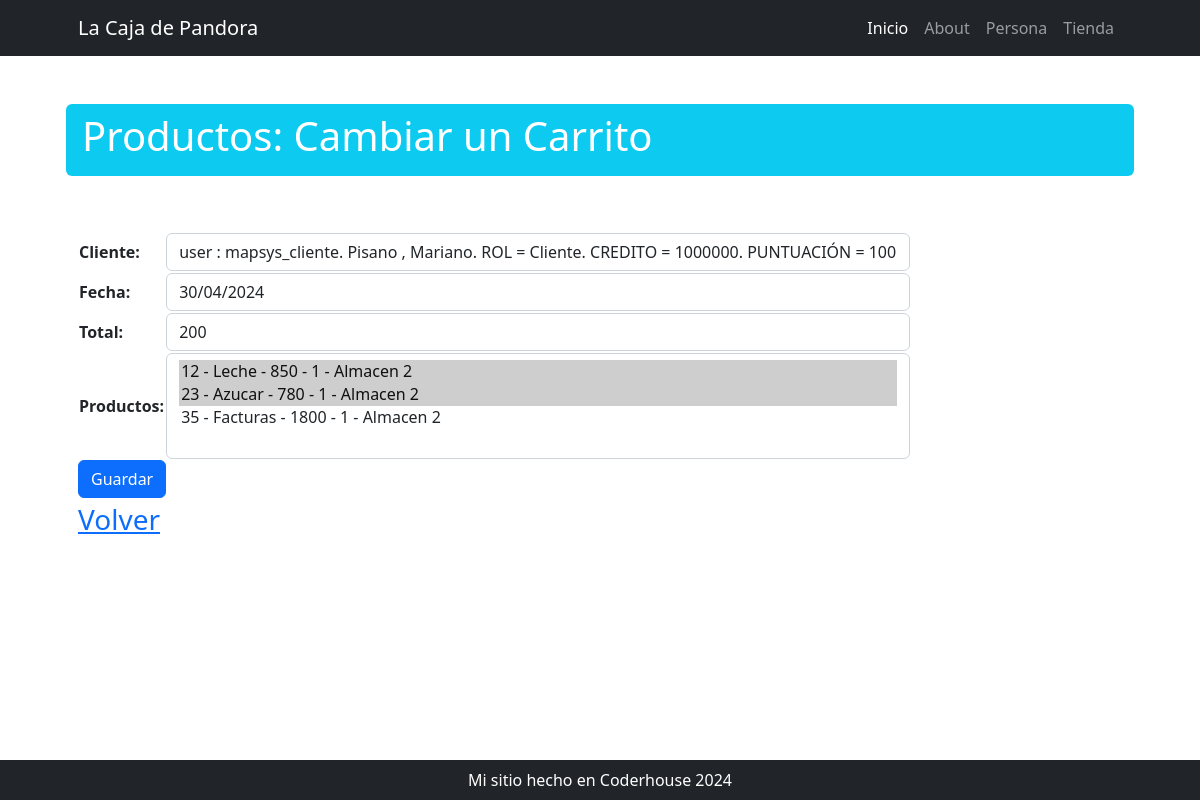
The app's page /tienda/carrito/update/1, older data.
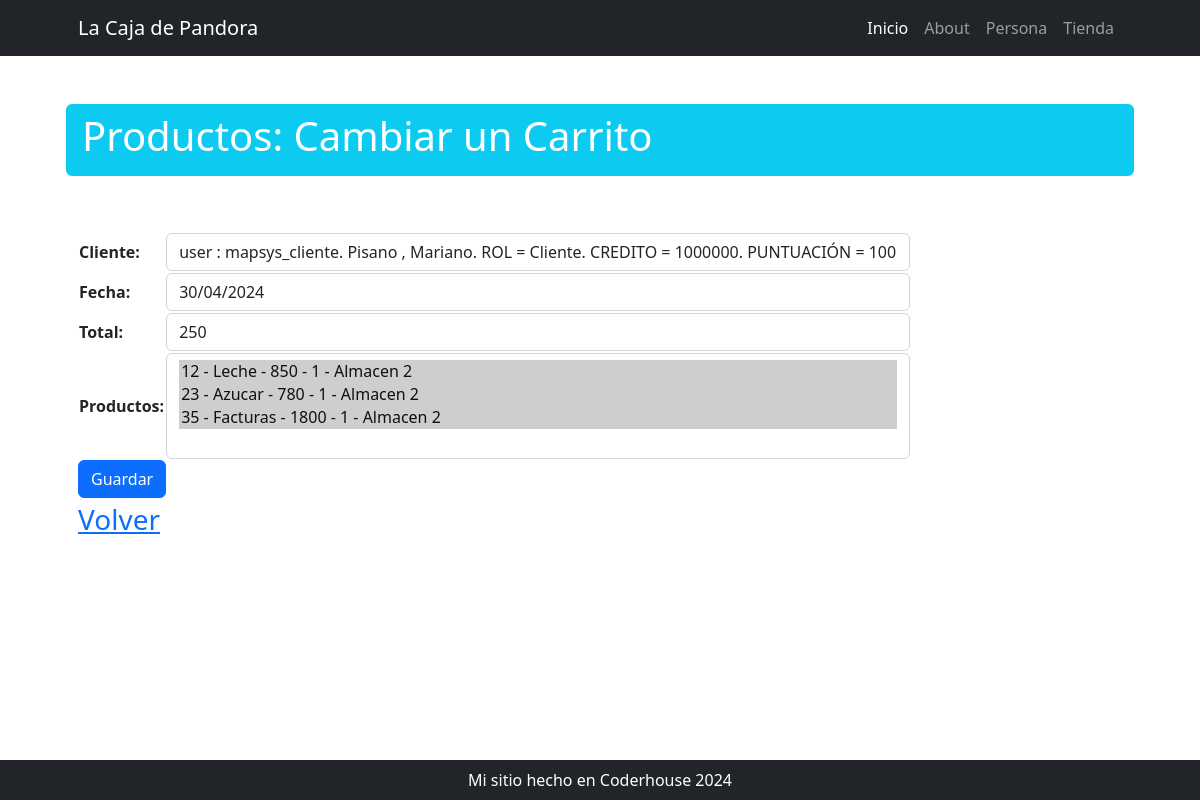
The same page, newer data.
### tienda/models.py (models this page shows, shortened)
class Carrito(models.Model):
    cliente = models.ForeignKey(modelPersona.Cliente, on_delete=models.CASCADE)
    fecha = models.DateField()
    total = models.IntegerField(null=True, blank=True)
    productos = models.ManyToManyField(Producto)

### tienda/views.py (the view)
# urls.py: path("carrito/update/<int:pk>", views.carrito_update, name="carrito_update"),
def carrito_update(request, pk: int):
    query = models.Carrito.objects.get(id=pk)
    if request.method == "POST":
        form = forms.CarritoForm(request.POST, instance=query)
        if form.is_valid:
            form.save()
            return redirect("tienda:carrito_list")
    else:  # request.method == "GET"
        form = forms.CarritoForm(instance=query)
    return render(request, "tienda/carrito_update.html", context={"form": form})

### tienda/forms.py
class CarritoForm(forms.ModelForm):
    class Meta:
        model = models.Carrito
        fields = "__all__"
        widgets = {
            "cliente": forms.Select(attrs={"class": "form-control"}),
            "fecha": forms.DateInput(attrs={"class": "form-control"}),
            "total": forms.TextInput(attrs={"class": "form-control"}),
            "productos": forms.SelectMultiple(attrs={"class": "form-control"}),
        }

### persona/models.py (called while the page is built)
    def __str__(self):
        return self.nombre

    def __str__(self):
        return f"user : {self.user}. {self.apellido} , {self.nombre}. ROL = {self.rol}"

    def __str__(self):
        return super().__str__() + f". CREDITO = {self.credito}. PUNTUACIÓN = {self.puntuacion}"

### tienda/models.py (called while the page is built)
    def __str__(self):
        return f"{self.codigo} - {self.nombre}"

    def __str__(self):
        return f"{self.codigo} - {self.nombre} - {self.precio} - {self.categoria}"

### tienda/templates/tienda/carrito_update.html (shortened to what this page needs)
{% extends 'core/base.html' %}
{% block titulo %}
    Productos: Cambiar un Carrito
{% endblock titulo %}
{% block contenido %}
    <form method="post">
        <table>
            {{ form.as_table }}
        </table>
        <button type="submit" class="btn btn-primary">Guardar</button>
    </form>
    <div class="fs-3 pb-4">
        <a href="{% url 'tienda:carrito_list' %}">Volver</a>
    </div>
{% endblock contenido %}

Row changes from the older to the newer data that the page shows:
changed Carrito: total "200" → "250"
Text that changed along with them:
form field productos: "12 - Leche - 850 - 1 - Almacen 2 ☑ / 23 - Azucar - 780 - 1 - Almacen 2 ☑ / 35 - Facturas - 1800 - 1 - Almacen 2" → "12 - Leche - 850 - 1 - Almacen 2 ☑ / 23 - Azucar - 780 - 1 - Almacen 2 ☑ / 35 - Facturas - 1800 - 1 - Almacen 2 ☑"
